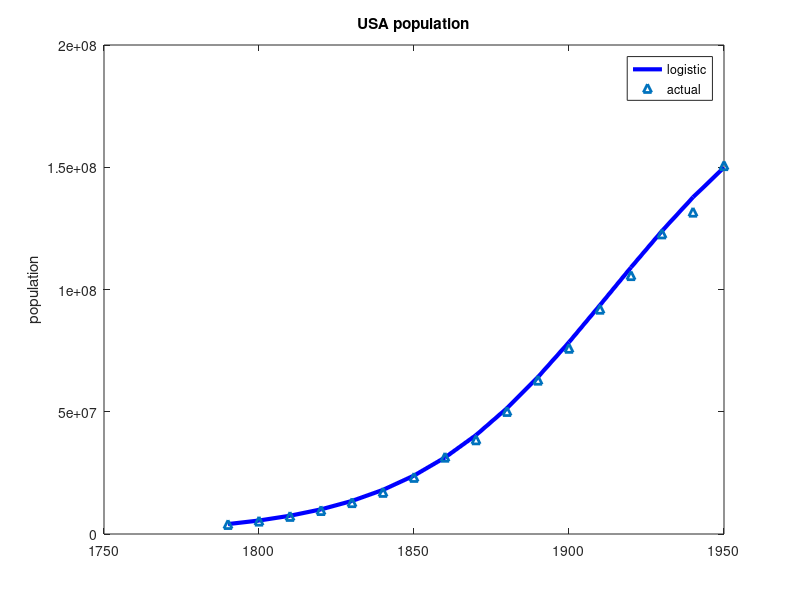

MATLAB code for this plot:
P = @(t) (197273000)./(1+exp(-0.03134.*(t-1913.25))) ;
actual = [3929000 5308000 7240000 9638000 12866000 17069000 23192000 31443000 38558000 50156000 62948000 75995000 91972000 105711000 122775000 131669000 150697000] ;
t = 1790:10:1950 ;
plot(t , P(t) , 'b-' , 'LineWidth' , 3) ;
title('USA population')
ylabel('population')
hold on
plot(t , actual , 'LineStyle', 'none' , 'Marker', '^' , 'LineWidth' , 2)
legend('logistic' , 'actual')
